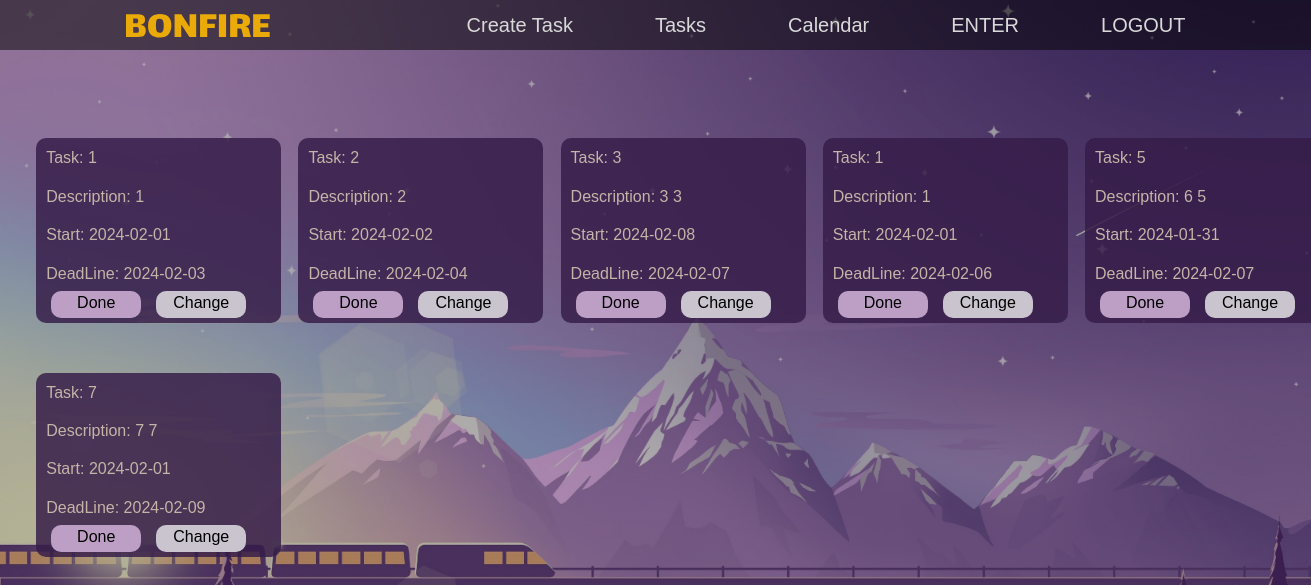
Page /tasks/ (signed in) on the committed database.
### models.py (models this page shows, shortened)
class Task(db.Model):
    id = db.Column(db.Integer, primary_key=True)
    title = db.Column(db.String(80), nullable=False)
    content = db.Column(db.Text, nullable=False)
    author_id = db.Column(db.Integer, db.ForeignKey('user.id'), nullable=False, default=0)
    created_at = db.Column(db.DateTime, default=datetime.datetime.utcnow)
    start = db.Column(db.Date, default=datetime.date.today())
    deadline = db.Column(db.Date, default=datetime.date.today() + datetime.timedelta(days=3))
    deadLine_calendar = db.Column(db.Date, default = None)

### main.py (the view)
@app.route('/tasks/')
@login_required
def tasks():
    tasks = Task.query.filter_by(author_id=current_user.id)
    context = {'tasks': tasks}
    return render_template('Task_list.html', **context)

### main.py (called while the page is built)
@login_manager.user_loader
def load_user(user_id):
    return User.query.get(int(user_id))

### templates/Task_list.html (shortened to what this page needs)
<!doctype html>
<html lang="en">
<head>
    <link rel="stylesheet" href='/static/style.css' />
</head>
<body>
    <header class="header">
        <div class="wrapper">
            <div class="header__wrapper">
                <div class="headder__logo">
                    <a href="/" class="header__logo-link">
                        <img src="/static/BONFIRE.svg" alt="Bonfire" class="header__logo-pic">
                    </a>
                </div>
                <nav class="header__nav">
                    <ul class="header__list">
                        <li class="header__item">
                            <a href="{{ url_for('create_tasks') }}" class="header_link">Create Task</a>
                        </li>
                        <li class="header__item">
                            <a href="{{ url_for('tasks') }}" class="header_link">Tasks</a>
                        </li>
                        <li class="header__item">
                            <a href="{{ url_for('calendar') }}" class="header_link">Calendar</a>
                        </li>
                        <li class="header__item">
                            <a href="{{ url_for('enter') }}" class="header_link">ENTER</a>
                        </li>
                        <li class="header__item">
                            <a href="{{ url_for('logout') }}" class="header_link">LOGOUT</a>
                        </li>
                    </ul>
                </nav>
            </div>
        </div>
    </header>
    <br>
    <br>
    <div class="row">
        {% for task in tasks %}
            <div class="task">
                <div class="title">
                    Task: {{ task. title }}</p>
                    <br>
                    <div class="content">
                        Description: {{ task.content }}</p>
                        <br>
                        <div class="start">
                            Start: {{ task.start }}</p>
                         <br>
                            <div class="deadline">
                                DeadLine: {{ task.deadline }}</p>
                                <a href="/tasks/{{ task.id }}/del" class="done">Done</a>
                                <a href="/tasks/{{ task.id }}/change" class="change">Change</a>
                            </div>
                        </div>
                    </div>
                </div>
            </div>
        {% endfor %}
    </div>
</body>
</html>

### static/style.css (style rules this page uses)
html, body, div, span, applet, object, iframe, h1, h2, h3, h4, h5, h6, p, blockquote, pre, a, abbr, acronym, address, big, cite, code, del, dfn, em, img, ins, kbd, q, s, samp, small, strike, strong, sub, sup, tt, var, b, u, i, center, dl, dt, dd, ol, ul, li, fieldset, form, label, legend, table, caption, tbody, tfoot, thead, tr, th, td, article, aside, canvas, details, embed, figure, figcaption, footer, header, hgroup, menu, nav, output, ruby, section, summary, time, mark, audio, video { margin: 0; padding: 0; border: 0; font-size: 100%; font: inherit; vertical-align: baseline; }
article, aside, details, figcaption, figure, footer, header, hgroup, menu, nav, section { display: block; }
body { line-height: 1; }
ol, ul { list-style: none; }
html { font-size: 100%; -webkit-text-size-adjust: 100%; -ms-text-size-adjust: 100%; }
img { border: 0; -ms-interpolation-mode: bicubic; }
html, button, input, select, textarea { color: #222; }
img { vertical-align: middle; }
html { box-sizing: border-box; }
*, *::before, *::after { box-sizing: inherit; }
body { font-family: 'Lato'; font-style: normal; font-size: 16px; line-height: 1.2; font-weight: normal; color: #000; }
.wrapper { max-width: 1060px; margin: 0 auto; }
.header { background-color: #00000080; position: static; top: 20px; height: 50px; left: 0; width: 100%; }
.header__wrapper { display: flex; flex-wrap: wrap; align-items: flex-end; justify-content: space-between; padding-top: 12px; }
.header__list { display: flex; flex-wrap: wrap; }
.header__item { margin-right: 82px; }
.header__item:last-child { margin-right: 0; }
.header_link { font-size: 20px; line-height: 26px; color: #D9D9D9; text-decoration: none; }
.row { display: grid; grid-template-rows: repeat(7, auto); grid-template-columns: repeat(5, auto); justify-content: stretch; left: 5%; right: 5%; }
.task { box-sizing: content-box; width: 100%; background: rgba(54, 28, 73, 0.83); border-radius: 10px; width: 230px; margin-top: 50px; margin-left: 10px; left: 10%; right: 10%; position:relative; padding: 10px 5px 40px 10px; }
.title { color: #c5b4a7; }
.content { color: #c5b4a7; }
.start { color: #c5b4a7; }
.deadline { color: #c5b4a7; }
.done { background-color: #BD9FC6; color: #000; border-radius: 10px; width: 90px; height: 25px; position: absolute; bottom: 5px; left: 15px; text-align: center; padding-top: 2px; text-decoration: none; }
.change { background-color: #C9C4CD; color: #000; border-radius: 10px; width: 90px; height: 25px; position: absolute; margin-left: 20px; bottom: 5px; left: 100px; text-align: center; padding-top: 2px; text-decoration: none; }

### templates/Task_list.html (style rules this page uses)
body { background: linear-gradient(rgba(0,0,0,.3),rgba(0,0,0,.3)), url('/static/LandScape.jpg'); -webkit-background-size: cover; background-size: cover; background-attachment: fixed; font-family: sans-serif; }

### rows in the picture
Task: title "1", content "1", start "2024-02-01", deadline "2024-02-03"
Task: title "2", content "2", start "2024-02-02", deadline "2024-02-04"
Task: title "3", content "3 3", start "2024-02-08", deadline "2024-02-07"
Task: title "1", content "1", start "2024-02-01", deadline "2024-02-06"
Task: title "5", content "6 5", start "2024-01-31", deadline "2024-02-07"
Task: title "7", content "7 7", start "2024-02-01", deadline "2024-02-09"
